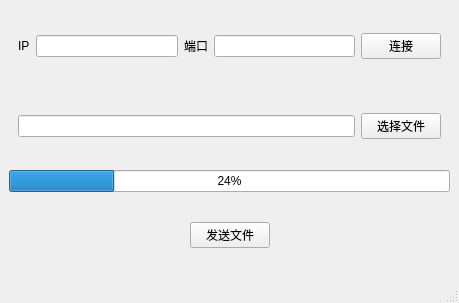
<?xml version="1.0" encoding="UTF-8"?>
<ui version="4.0">
 <class>MainWindow</class>
 <widget class="QMainWindow" name="MainWindow">
  <property name="geometry">
   <rect>
    <x>0</x>
    <y>0</y>
    <width>459</width>
    <height>303</height>
   </rect>
  </property>
  <property name="windowTitle">
   <string>MainWindow</string>
  </property>
  <widget class="QWidget" name="centralwidget">
   <layout class="QVBoxLayout" name="verticalLayout">
    <item>
     <widget class="QWidget" name="widget" native="true">
      <layout class="QHBoxLayout" name="horizontalLayout">
       <item>
        <widget class="QLabel" name="label">
         <property name="text">
          <string>IP</string>
         </property>
        </widget>
       </item>
       <item>
        <widget class="QLineEdit" name="IP"/>
       </item>
       <item>
        <widget class="QLabel" name="label_2">
         <property name="text">
          <string>端口</string>
         </property>
        </widget>
       </item>
       <item>
        <widget class="QLineEdit" name="Port"/>
       </item>
       <item>
        <widget class="QPushButton" name="Link">
         <property name="text">
          <string>连接</string>
         </property>
        </widget>
       </item>
      </layout>
     </widget>
    </item>
    <item>
     <widget class="QWidget" name="widget_2" native="true">
      <layout class="QHBoxLayout" name="horizontalLayout_2">
       <item>
        <widget class="QLineEdit" name="filePath"/>
       </item>
       <item>
        <widget class="QPushButton" name="SelectFile">
         <property name="text">
          <string>选择文件</string>
         </property>
        </widget>
       </item>
      </layout>
     </widget>
    </item>
    <item>
     <widget class="QProgressBar" name="progressBar">
      <property name="value">
       <number>24</number>
      </property>
     </widget>
    </item>
    <item>
     <widget class="QWidget" name="widget_3" native="true">
      <layout class="QHBoxLayout" name="horizontalLayout_3">
       <item>
        <spacer name="horizontalSpacer">
         <property name="orientation">
          <enum>Qt::Horizontal</enum>
         </property>
         <property name="sizeHint" stdset="0">
          <size>
           <width>163</width>
           <height>20</height>
          </size>
         </property>
        </spacer>
       </item>
       <item>
        <widget class="QPushButton" name="sendBtn">
         <property name="text">
          <string>发送文件</string>
         </property>
        </widget>
       </item>
       <item>
        <spacer name="horizontalSpacer_2">
         <property name="orientation">
          <enum>Qt::Horizontal</enum>
         </property>
         <property name="sizeHint" stdset="0">
          <size>
           <width>162</width>
           <height>20</height>
          </size>
         </property>
        </spacer>
       </item>
      </layout>
     </widget>
    </item>
   </layout>
  </widget>
  <widget class="QMenuBar" name="menubar">
   <property name="geometry">
    <rect>
     <x>0</x>
     <y>0</y>
     <width>459</width>
     <height>21</height>
    </rect>
   </property>
  </widget>
  <widget class="QStatusBar" name="statusbar"/>
 </widget>
 <resources/>
 <connections/>
</ui>
